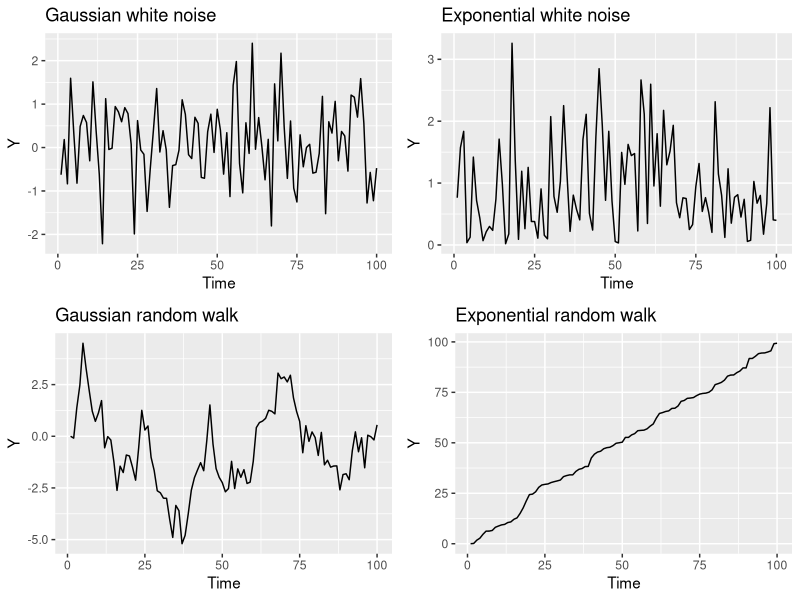

This figure's R source:
## ---- chunk 1
library(ggplot2)
library(lubridate)
library(gridExtra)
set.seed(1)
n <- 100
G.wn <- rnorm(n) # Guassian white noise
E.wn <- rexp(n) # exponential white noise
G.rw <- rep(0, n) # set up for Gaussian random walk
E.rw <- rep(0, n) # set up for exponential random walk

for(i in 2:n)
{
G.rw[i] <- G.rw[(i-1)]  + rnorm(1)
E.rw[i] <- E.rw[(i-1)]  + rexp(1)
}

# Convert simulated data to data frames to plot using ggplot
G.wn <- as.data.frame(cbind(1:n, G.wn))
colnames(G.wn) <- c("n", "Y")

E.wn <- as.data.frame(cbind(1:n, E.wn))
colnames(E.wn) <- c("n", "Y")

G.rw <- as.data.frame(cbind(1:n, G.rw))
colnames(G.rw) <- c("n", "Y")

E.rw <- as.data.frame(cbind(1:n, E.rw))
colnames(E.rw) <- c("n", "Y")

plot.G.wn <- ggplot(data = G.wn, aes(x = n, y = Y)) +
              geom_line() +
              labs(x = "Time", y = "Y",
                   title = "Gaussian white noise") 

plot.E.wn <- ggplot(data = E.wn, aes(x = n, y = Y)) +
              geom_line() +
              labs(x = "Time", y = "Y",
                   title = "Exponential white noise") 

plot.G.rw <- ggplot(data = G.rw, aes(x = n, y = Y)) +
              geom_line() +
              labs(x = "Time", y = "Y",
                   title = "Gaussian random walk") 

plot.E.rw <- ggplot(data = E.rw, aes(x = n, y = Y)) +
              geom_line() +
              labs(x = "Time", y = "Y",
                   title = "Exponential random walk") 

grid.arrange(plot.G.wn, plot.E.wn, plot.G.rw, plot.E.rw)
